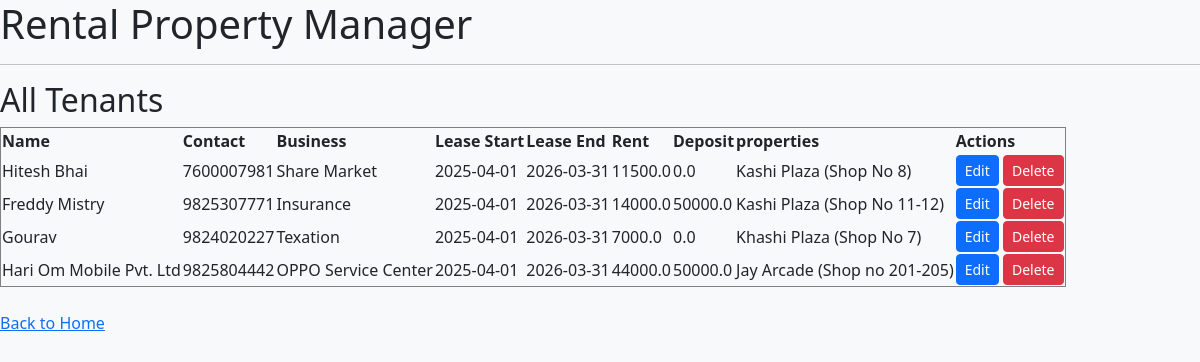
The page /tenants (signed in) on the database its author committed.
### mainapp/models.py (models this page shows)
class Tenant(db.Model):
    id = db.Column(db.Integer, primary_key=True)         # Primary key for the Tenant table
    name = db.Column(db.String(100), nullable=False)                     # Tenant's name
    contact = db.Column(db.String(20), nullable=False)                  # Contact details (phone or email)
    business_type = db.Column(db.String(100), nullable=True)            # Business type (for commercial tenants)
    lease_start = db.Column(db.Date, nullable=True)               # Lease start date
    lease_end = db.Column(db.Date, nullable=True)                 # Lease end date
    rent = db.Column(db.Float, nullable=False)                           # Monthly rent amount
    deposit = db.Column(db.Float, nullable=True)                        # Security deposit
    property_id = db.Column(db.Integer, db.ForeignKey('property.id'), nullable=False)  # Foreign key linked to Property
    property = db.relationship("Property", backref="tenants", lazy=True)

class Property(db.Model):
    id = db.Column(db.Integer, primary_key=True)  # Primary key for the Property table
    name = db.Column(db.String(100))              # Property name
    address = db.Column(db.String(200))           # Full address of the property
    property_type = db.Column(db.String(50))      # Type: Home or Commercial
    size_sqft = db.Column(db.Integer)             # Size in square feet
    amenities = db.Column(db.String(300))         # Comma-separated list of amenities

### mainapp/routes.py (the view)
@app_routes.route("/tenants")
@login_required
def list_tenants():
    tenants = Tenant.query.all()  # Fetch all tenants from the database
    return render_template("tenants.html", tenants=tenants)  # Render the list

### templates/tenants.html
{% extends 'base.html' %}
{% block content %}
<h2>All Tenants</h2>
<body
<table border="1" cellpedding="10">
    <thead>
        <tr>
            <th>Name</th>
            <th>Contact</th>
            <th>Business</th>
            <th>Lease Start</th>
            <th>Lease End</th>
            <th>Rent</th>
            <th>Deposit</th>
            <th>properties</th>
            <th>Actions</th>
        </tr>
    </thead>
    <tboady>
    {% for t in tenants %}
    <tr>
        <td>{{ t.name }}</td>
        <td>{{ t.contact }}</td>
        <td>{{ t.business_type }}</td>
        <td>{{ t.lease_start }}</td>
        <td>{{ t.lease_end }}</td>
        <td>{{ t.rent }}</td>
        <td>{{ t.deposit }}</td>
        <td>{{ t.property.name if t.property else 'N/A' }}</td>
        <td>
            <a href="{{ url_for('app_routes.edit_tenant', tenant_id=t.id) }}" class="btn btn-sm btn-primary">Edit</a>
            <form action="{{ url_for('app_routes.delete_tenant', tenant_id=t.id) }}" method="POST" style="display:inline;">
                <button type="submit" class="btn btn-sm btn-danger" onclick="return confirm('Are you sure?')">Delete</button>
            </form>
        </td>
    </tr>
    {% endfor %}
    </tboady>
</table>
 <br>
    <a href="{{ url_for('app_routes.home') }}">Back to Home</a></br>
</body
{% endblock %}

### rows shown on the page
Tenant: name "Hitesh Bhai", contact "7600007981", business_type "Share Market", lease_start "2025-04-01", lease_end "2026-03-31", rent "11500.0", deposit "0.0", property "Kashi Plaza (Shop No 8)"
Tenant: name "Freddy Mistry", contact "9825307771", business_type "Insurance", lease_start "2025-04-01", lease_end "2026-03-31", rent "14000.0", deposit "50000.0", property "Kashi Plaza (Shop No 11-12)"
Tenant: name "Gourav", contact "9824020227", business_type "Texation", lease_start "2025-04-01", lease_end "2026-03-31", rent "7000.0", deposit "0.0", property "Khashi Plaza (Shop No 7)"
Tenant: name "Hari Om Mobile Pvt. Ltd", contact "9825804442", business_type "OPPO Service Center", lease_start "2025-04-01", lease_end "2026-03-31", rent "44000.0", deposit "50000.0", property "Jay Arcade (Shop no 201-205)"
